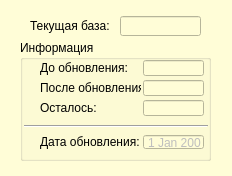
<?xml version="1.0" encoding="UTF-8"?>
<ui version="4.0">
 <class>form_BookBaseUpdater</class>
 <widget class="QDialog" name="form_BookBaseUpdater">
  <property name="geometry">
   <rect>
    <x>0</x>
    <y>0</y>
    <width>232</width>
    <height>176</height>
   </rect>
  </property>
  <property name="palette">
   <palette>
    <active>
     <colorrole role="Base">
      <brush brushstyle="SolidPattern">
       <color alpha="255">
        <red>255</red>
        <green>255</green>
        <blue>255</blue>
       </color>
      </brush>
     </colorrole>
     <colorrole role="Window">
      <brush brushstyle="SolidPattern">
       <color alpha="255">
        <red>255</red>
        <green>253</green>
        <blue>215</blue>
       </color>
      </brush>
     </colorrole>
    </active>
    <inactive>
     <colorrole role="Base">
      <brush brushstyle="SolidPattern">
       <color alpha="255">
        <red>255</red>
        <green>255</green>
        <blue>255</blue>
       </color>
      </brush>
     </colorrole>
     <colorrole role="Window">
      <brush brushstyle="SolidPattern">
       <color alpha="255">
        <red>255</red>
        <green>253</green>
        <blue>215</blue>
       </color>
      </brush>
     </colorrole>
    </inactive>
    <disabled>
     <colorrole role="Base">
      <brush brushstyle="SolidPattern">
       <color alpha="255">
        <red>255</red>
        <green>253</green>
        <blue>215</blue>
       </color>
      </brush>
     </colorrole>
     <colorrole role="Window">
      <brush brushstyle="SolidPattern">
       <color alpha="255">
        <red>255</red>
        <green>253</green>
        <blue>215</blue>
       </color>
      </brush>
     </colorrole>
    </disabled>
   </palette>
  </property>
  <property name="windowTitle">
   <string>form_BookBaseUpdater</string>
  </property>
  <widget class="QGroupBox" name="gbInfo">
   <property name="geometry">
    <rect>
     <x>20</x>
     <y>40</y>
     <width>191</width>
     <height>121</height>
    </rect>
   </property>
   <property name="title">
    <string>Информация</string>
   </property>
   <widget class="QLabel" name="lblBooksCountBeforeUpdate">
    <property name="geometry">
     <rect>
      <x>20</x>
      <y>20</y>
      <width>91</width>
      <height>16</height>
     </rect>
    </property>
    <property name="text">
     <string>До обновления:</string>
    </property>
   </widget>
   <widget class="QLabel" name="lblBooksCountAfterUpdate">
    <property name="geometry">
     <rect>
      <x>20</x>
      <y>40</y>
      <width>101</width>
      <height>16</height>
     </rect>
    </property>
    <property name="text">
     <string>После обновления:</string>
    </property>
   </widget>
   <widget class="QLabel" name="lblBoksRemaining">
    <property name="geometry">
     <rect>
      <x>20</x>
      <y>60</y>
      <width>101</width>
      <height>16</height>
     </rect>
    </property>
    <property name="text">
     <string>Осталось:</string>
    </property>
   </widget>
   <widget class="QLabel" name="lblUpdateDate">
    <property name="geometry">
     <rect>
      <x>20</x>
      <y>94</y>
      <width>101</width>
      <height>16</height>
     </rect>
    </property>
    <property name="text">
     <string>Дата обновления:</string>
    </property>
   </widget>
   <widget class="QLineEdit" name="leBooksCountBeforeUpdate">
    <property name="enabled">
     <bool>false</bool>
    </property>
    <property name="geometry">
     <rect>
      <x>123</x>
      <y>20</y>
      <width>61</width>
      <height>16</height>
     </rect>
    </property>
    <property name="readOnly">
     <bool>true</bool>
    </property>
   </widget>
   <widget class="QLineEdit" name="leBooksCountAfterUpdate">
    <property name="enabled">
     <bool>false</bool>
    </property>
    <property name="geometry">
     <rect>
      <x>123</x>
      <y>40</y>
      <width>61</width>
      <height>16</height>
     </rect>
    </property>
    <property name="readOnly">
     <bool>true</bool>
    </property>
   </widget>
   <widget class="QLineEdit" name="leBooksRemaining">
    <property name="enabled">
     <bool>false</bool>
    </property>
    <property name="geometry">
     <rect>
      <x>123</x>
      <y>60</y>
      <width>61</width>
      <height>16</height>
     </rect>
    </property>
    <property name="readOnly">
     <bool>true</bool>
    </property>
   </widget>
   <widget class="QDateEdit" name="dtUpdate">
    <property name="enabled">
     <bool>false</bool>
    </property>
    <property name="geometry">
     <rect>
      <x>123</x>
      <y>94</y>
      <width>61</width>
      <height>16</height>
     </rect>
    </property>
    <property name="alignment">
     <set>Qt::AlignCenter</set>
    </property>
    <property name="readOnly">
     <bool>true</bool>
    </property>
    <property name="buttonSymbols">
     <enum>QAbstractSpinBox::NoButtons</enum>
    </property>
   </widget>
   <widget class="Line" name="line">
    <property name="geometry">
     <rect>
      <x>4</x>
      <y>76</y>
      <width>184</width>
      <height>20</height>
     </rect>
    </property>
    <property name="orientation">
     <enum>Qt::Horizontal</enum>
    </property>
   </widget>
  </widget>
  <widget class="QLabel" name="lblCurBase">
   <property name="geometry">
    <rect>
     <x>30</x>
     <y>18</y>
     <width>81</width>
     <height>16</height>
    </rect>
   </property>
   <property name="text">
    <string>Текущая база:</string>
   </property>
  </widget>
  <widget class="QLineEdit" name="leCurBaseName">
   <property name="enabled">
    <bool>false</bool>
   </property>
   <property name="geometry">
    <rect>
     <x>120</x>
     <y>16</y>
     <width>81</width>
     <height>20</height>
    </rect>
   </property>
   <property name="readOnly">
    <bool>true</bool>
   </property>
  </widget>
 </widget>
 <resources/>
 <connections/>
</ui>
